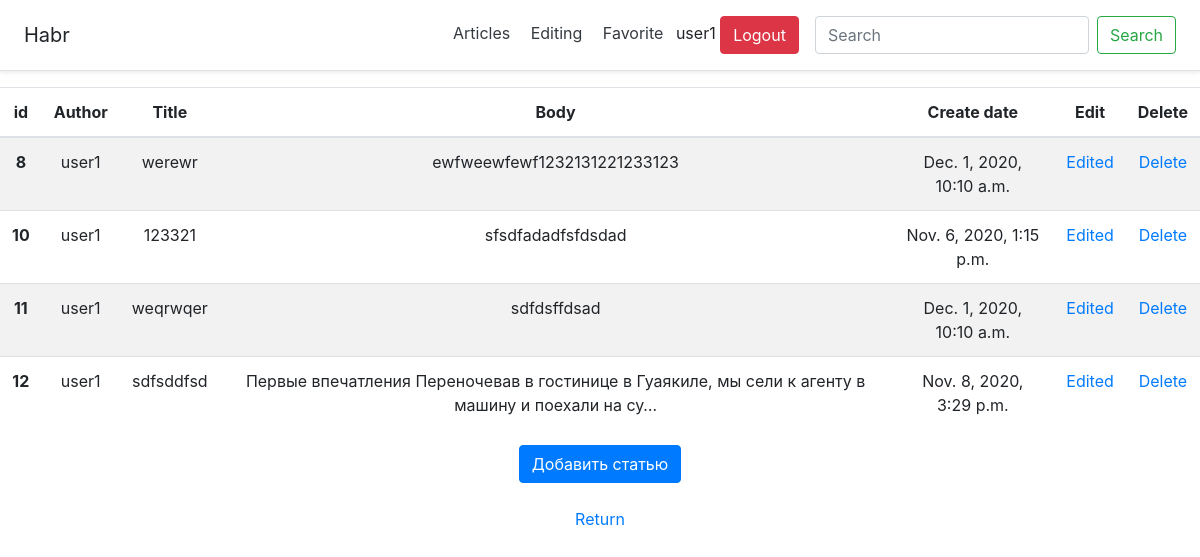
Before: /editpage (signed in) with the older database file.
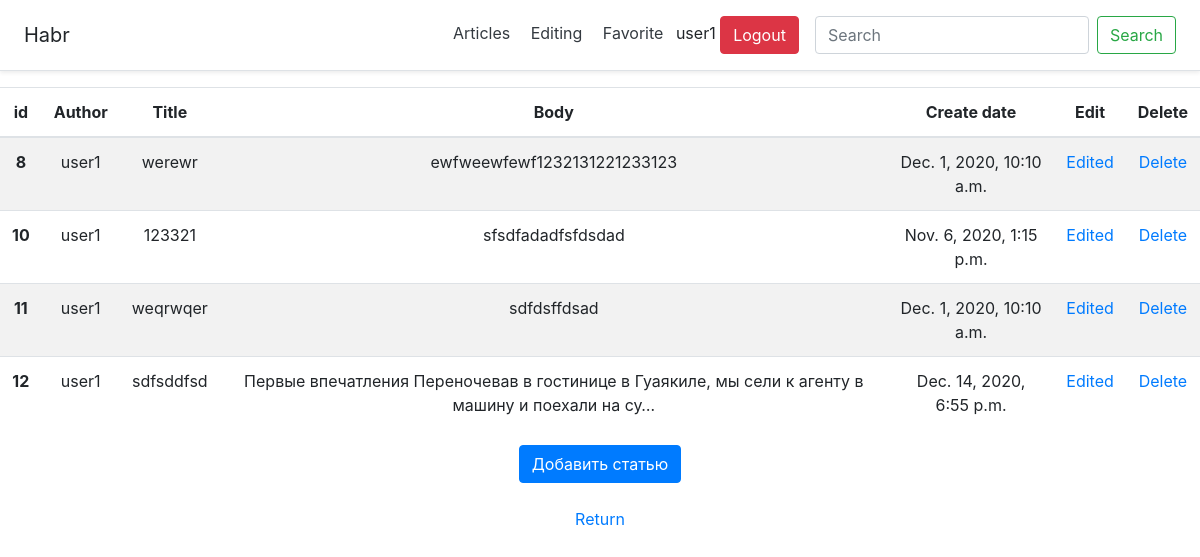
After: the same page with the newer database file.
### main/models.py (models this page shows, shortened)
class Article(models.Model):
    user_id = models.ForeignKey(User, on_delete=models.CASCADE, blank=True, null=True)
    create_date = models.DateTimeField(auto_now=True)
    title = models.CharField('title', max_length=100, null=False)
    body = models.TextField('body', null=False)
    views = models.IntegerField(default=0)

### main/views.py (the view, shortened to what this page needs)
# urls.py: path('editpage', views.ArticleEditView.as_view(), name='editpage'),
class ArticleEditView(LoginRequiredMixin, CreateView):
    login_url = reverse_lazy('login')
    model = Article
    template_name = 'main/editpage.html'
    form_class = ArticleForm
    success_url = reverse_lazy('editpage')
    def get_context_data(self, **kwargs):
        kwargs['list_articles'] = Article.objects.all()
        return super().get_context_data(**kwargs)

### main/forms.py
class ArticleForm(forms.ModelForm):
    class Meta:
        model = Article
        fields = ('title', 'body')
    def __init__(self, *args, **kwargs):
        super().__init__(*args, **kwargs)
        for field in self.fields:
            self.fields[field].widget.attrs['class'] = 'form-control'

### main/templates/main/editpage.html (shortened to what this page needs)
{% extends 'main/base.html' %}
{% block content %}
{% if update %}
<p class="mt-4">Edit page</p>
<form id="update_form" method="post">{% csrf_token %}{{form}}</form><br>
<button type="submit" form="update_form" class="btn btn-primary">Refresh</button>
<br>
<br>
<a href="/editpage">Return</a>
{% else %}
<table class="table table-striped">
    <thead>
    <tr>
        <th scope="col">id</th>
        <th scope="col">Author</th>
        <th scope="col">Title</th>
        <th scope="col">Body</th>
        <th scope="col">Create date</th>
        <th scope="col">Edit</th>
        <th scope="col">Delete</th>
    </tr>
    </thead>
    <tbody>
    {% for i in list_articles %}
    {% if request.user == i.user_id %}
    <tr>
        <th scope="row">{{i.id}}</th>
        <td>{{i.user_id}}</td>
        <td>{{i.title}}</td>
        <td>{{i.body|truncatechars:"100"}}</td>
        <td>{{i.create_date}}</td>
        <td><a href="{% url 'updatepage' i.id %}">Edited</a></td>
        <td><a href="javascript: void()" onclick="delete_question{{i.id}}()">Delete</a>
        </td>
    </tr>
    {% endif %}
    {% endfor %}
    </tbody>
</table>
<button type="button" class="btn btn-primary" data-toggle="modal" data-target="#exampleModal">
    Добавить статью
</button><br>
<br>
<a href="/">Return</a>
{% endif %}
{% endblock %}

Changed rows visible on the page:
changed Article "sdfsddfsd": create_date "Nov. 8, 2020, 3:29 p.m." → "Dec. 14, 2020, 6:55 p.m."
